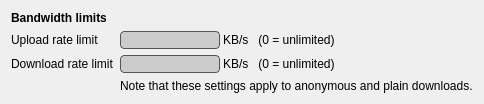
            <widget class="QWidget" name="settings_bandwidth_tab">
             <layout class="QFormLayout" name="formLayout">
              <property name="fieldGrowthPolicy">
               <enum>QFormLayout::ExpandingFieldsGrow</enum>
              </property>
              <property name="labelAlignment">
               <set>Qt::AlignLeading|Qt::AlignLeft|Qt::AlignTop</set>
              </property>
              <property name="formAlignment">
               <set>Qt::AlignLeading|Qt::AlignLeft|Qt::AlignTop</set>
              </property>
              <item row="0" column="0">
               <widget class="QLabel" name="tribler_profile_header_label">
                <property name="styleSheet">
                 <string notr="true">font-weight: bold;</string>
                </property>
                <property name="text">
                 <string>Bandwidth limits</string>
                </property>
               </widget>
              </item>
              <item row="2" column="0">
               <widget class="QLabel" name="label_2">
                <property name="styleSheet">
                 <string notr="true"/>
                </property>
                <property name="text">
                 <string>Upload rate limit</string>
                </property>
               </widget>
              </item>
              <item row="2" column="1">
               <widget class="QWidget" name="widget_4" native="true">
                <property name="minimumSize">
                 <size>
                  <width>0</width>
                  <height>0</height>
                 </size>
                </property>
                <layout class="QHBoxLayout" name="horizontalLayout_24">
                 <property name="spacing">
                  <number>3</number>
                 </property>
                 <property name="leftMargin">
                  <number>0</number>
                 </property>
                 <property name="topMargin">
                  <number>0</number>
                 </property>
                 <property name="rightMargin">
                  <number>0</number>
                 </property>
                 <property name="bottomMargin">
                  <number>0</number>
                 </property>
                 <item>
                  <widget class="QLineEdit" name="upload_rate_limit_input">
                   <property name="sizePolicy">
                    <sizepolicy hsizetype="Fixed" vsizetype="Fixed">
                     <horstretch>0</horstretch>
                     <verstretch>0</verstretch>
                    </sizepolicy>
                   </property>
                   <property name="minimumSize">
                    <size>
                     <width>100</width>
                     <height>0</height>
                    </size>
                   </property>
                   <property name="maximumSize">
                    <size>
                     <width>100</width>
                     <height>16777215</height>
                    </size>
                   </property>
                   <property name="styleSheet">
                    <string notr="true">border: 1px solid #555;
background-color: #ccc;
border-radius: 4px;</string>
                   </property>
                  </widget>
                 </item>
                 <item>
                  <widget class="QLabel" name="label_16">
                   <property name="styleSheet">
                    <string notr="true"/>
                   </property>
                   <property name="text">
                    <string>KB/s   (0 = unlimited)</string>
                   </property>
                  </widget>
                 </item>
                </layout>
               </widget>
              </item>
              <item row="3" column="0">
               <widget class="QLabel" name="label_17">
                <property name="styleSheet">
                 <string notr="true"/>
                </property>
                <property name="text">
                 <string>Download rate limit</string>
                </property>
               </widget>
              </item>
              <item row="5" column="1">
               <widget class="QLabel" name="label_6">
                <property name="sizePolicy">
                 <sizepolicy hsizetype="MinimumExpanding" vsizetype="Preferred">
                  <horstretch>0</horstretch>
                  <verstretch>0</verstretch>
                 </sizepolicy>
                </property>
                <property name="styleSheet">
                 <string notr="true"/>
                </property>
                <property name="text">
                 <string>Note that these settings apply to anonymous and plain downloads.</string>
                </property>
               </widget>
              </item>
              <item row="3" column="1">
               <widget class="QWidget" name="widget_5" native="true">
                <property name="minimumSize">
                 <size>
                  <width>0</width>
                  <height>0</height>
                 </size>
                </property>
                <layout class="QHBoxLayout" name="horizontalLayout_25">
                 <property name="spacing">
                  <number>3</number>
                 </property>
                 <property name="leftMargin">
                  <number>0</number>
                 </property>
                 <property name="topMargin">
                  <number>0</number>
                 </property>
                 <property name="rightMargin">
                  <number>0</number>
                 </property>
                 <property name="bottomMargin">
                  <number>0</number>
                 </property>
                 <item>
                  <widget class="QLineEdit" name="download_rate_limit_input">
                   <property name="sizePolicy">
                    <sizepolicy hsizetype="Fixed" vsizetype="Fixed">
                     <horstretch>0</horstretch>
                     <verstretch>0</verstretch>
                    </sizepolicy>
                   </property>
                   <property name="minimumSize">
                    <size>
                     <width>100</width>
                     <height>0</height>
                    </size>
                   </property>
                   <property name="maximumSize">
                    <size>
                     <width>100</width>
                     <height>16777215</height>
                    </size>
                   </property>
                   <property name="styleSheet">
                    <string notr="true">border: 1px solid #555;
background-color: #ccc;
border-radius: 4px;</string>
                   </property>
                  </widget>
                 </item>
                 <item>
                  <widget class="QLabel" name="label_18">
                   <property name="styleSheet">
                    <string notr="true"/>
                   </property>
                   <property name="text">
                    <string>KB/s   (0 = unlimited)</string>
                   </property>
                  </widget>
                 </item>
                </layout>
               </widget>
              </item>
             </layout>
            </widget>
